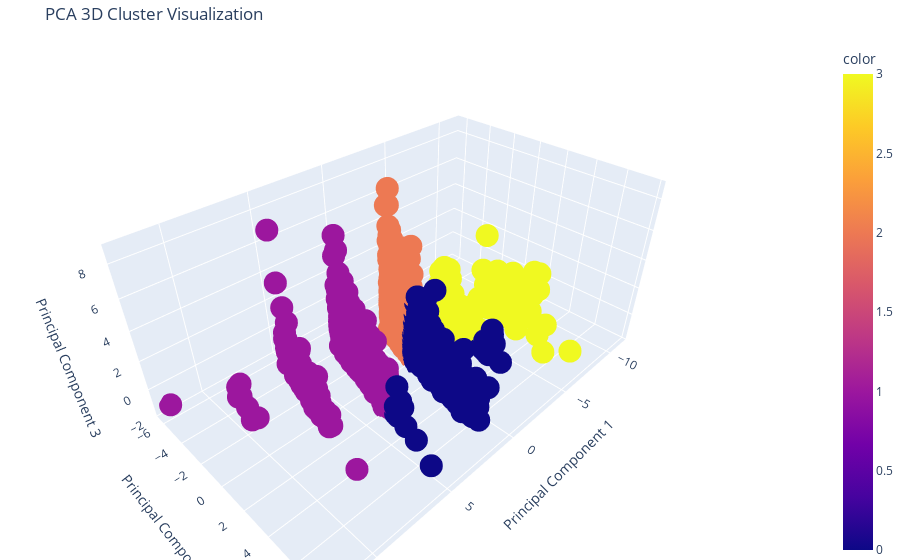

Notebook cell for this chart:
### Markdown cell above
### Overview

### Code cell
# visualizing the PCA results, colored with KMeans labels - a first glance at the groups

pca_df = pd.DataFrame(X_pca, columns=['PC1', 'PC2', 'PC3'])

# Create a 3D scatter plot
fig = px.scatter_3d(
    pca_df,
    x='PC1',
    y='PC2',
    z='PC3',  # Use the third principal component for the z-axis
    title='PCA 3D Cluster Visualization',
    labels={'PC1': 'Principal Component 1', 'PC2': 'Principal Component 2', 'PC3': 'Principal Component 3'},
    size_max=10,
    color=mod.labels_
)

# Update layout for better appearance
fig.update_layout(
    scene=dict(
        xaxis_title='Principal Component 1',
        yaxis_title='Principal Component 2',
        zaxis_title='Principal Component 3'
    ),
    margin=dict(l=0, r=0, b=0, t=40)  # Adjust margin for layout
)

# Show the plot
fig.show()

### Figure 1 — Plotly figure (JSON) as saved in the notebook; plotly's stock layout.template omitted (floating-point values rounded to 4 significant figures; data arrays with more than 128 entries replaced by an {"elided": "..."} marker saying what was removed)
{"data": [{"hovertemplate": "Principal Component 1=%{x}<br>Principal Component 2=%{y}<br>Principal Component 3=%{z}<br>color=%{marker.color}<extra></extra>", "legendgroup": "", "marker": {"color": {"elided": "5998 int values"}, "coloraxis": "coloraxis", "symbol": "circle"}, "mode": "markers", "name": "", "scene": "scene", "showlegend": false, "type": "scatter3d", "x": {"elided": "5998 float values"}, "y": {"elided": "5998 float values"}, "z": {"elided": "5998 float values"}}], "layout": {"coloraxis": {"colorbar": {"title": {"text": "color"}}, "colorscale": [[0, "#0d0887"], [0.1111, "#46039f"], [0.2222, "#7201a8"], [0.3333, "#9c179e"], [0.4444, "#bd3786"], [0.5556, "#d8576b"], [0.6667, "#ed7953"], [0.7778, "#fb9f3a"], [0.8889, "#fdca26"], [1, "#f0f921"]]}, "legend": {"tracegroupgap": 0}, "margin": {"b": 0, "l": 0, "r": 0, "t": 40}, "scene": {"domain": {"x": [0, 1], "y": [0, 1]}, "xaxis": {"title": {"text": "Principal Component 1"}}, "yaxis": {"title": {"text": "Principal Component 2"}}, "zaxis": {"title": {"text": "Principal Component 3"}}}, "title": {"text": "PCA 3D Cluster Visualization"}}}
